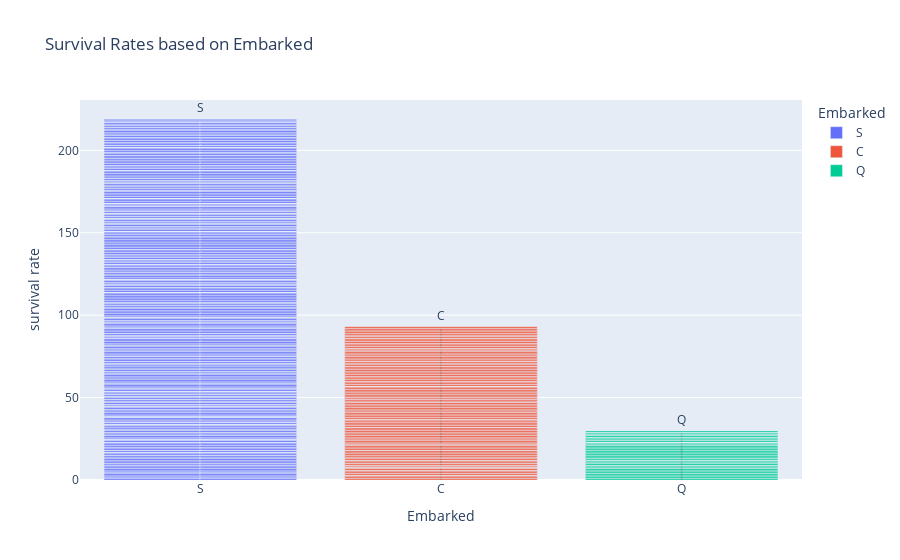
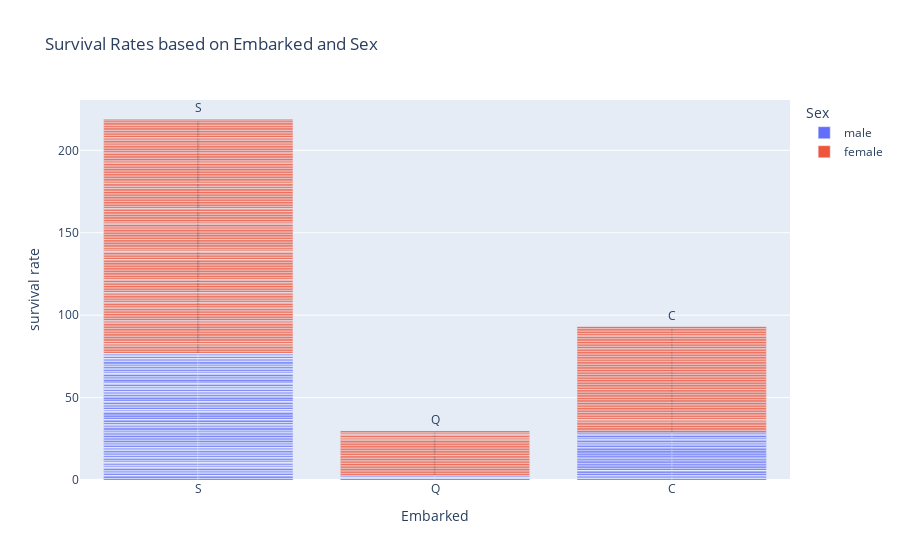

Source (notebook cell) for these figures, in order:
### Code cell
fig3=px.bar(titanic_data,x='Embarked',y='Survived',title="Survival Rates based on Embarked",labels={'Survived':"survival rate"},color="Embarked",text="Embarked")
fig4=px.bar(titanic_data,x='Embarked',y='Survived',title="Survival Rates based on Embarked and Sex",labels={'Survived':"survival rate"},color="Sex",text="Embarked")
fig3.show()
fig4.show()

### Figure 1 — Plotly figure (JSON) as saved in the notebook; plotly's stock layout.template omitted (floating-point values rounded to 4 significant figures; data arrays with more than 128 entries replaced by an {"elided": "..."} marker saying what was removed)
{"data": [{"alignmentgroup": "True", "hovertemplate": "Embarked=%{text}<br>survival rate=%{y}<extra></extra>", "legendgroup": "S", "marker": {"color": "#636efa", "pattern": {"shape": ""}}, "name": "S", "offsetgroup": "S", "orientation": "v", "showlegend": true, "text": {"elided": "646 str values"}, "textposition": "auto", "type": "bar", "x": {"elided": "646 str values"}, "xaxis": "x", "y": {"elided": "646 int values"}, "yaxis": "y"}, {"alignmentgroup": "True", "hovertemplate": "Embarked=%{text}<br>survival rate=%{y}<extra></extra>", "legendgroup": "C", "marker": {"color": "#EF553B", "pattern": {"shape": ""}}, "name": "C", "offsetgroup": "C", "orientation": "v", "showlegend": true, "text": {"elided": "168 str values"}, "textposition": "auto", "type": "bar", "x": {"elided": "168 str values"}, "xaxis": "x", "y": {"elided": "168 int values"}, "yaxis": "y"}, {"alignmentgroup": "True", "hovertemplate": "Embarked=%{text}<br>survival rate=%{y}<extra></extra>", "legendgroup": "Q", "marker": {"color": "#00cc96", "pattern": {"shape": ""}}, "name": "Q", "offsetgroup": "Q", "orientation": "v", "showlegend": true, "text": ["Q", "Q", "Q", "Q", "Q", "Q", "Q", "Q", "Q", "Q", "Q", "Q", "Q", "Q", "Q", "Q", "Q", "Q", "Q", "Q", "Q", "Q", "Q", "Q", "Q", "Q", "Q", "Q", "Q", "Q", "Q", "Q", "Q", "Q", "Q", "Q", "Q", "Q", "Q", "Q", "Q", "Q", "Q", "Q", "Q", "Q", "Q", "Q", "Q", "Q", "Q", "Q", "Q", "Q", "Q", "Q", "Q", "Q", "Q", "Q", "Q", "Q", "Q", "Q", "Q", "Q", "Q", "Q", "Q", "Q", "Q", "Q", "Q", "Q", "Q", "Q", "Q"], "textposition": "auto", "type": "bar", "x": ["Q", "Q", "Q", "Q", "Q", "Q", "Q", "Q", "Q", "Q", "Q", "Q", "Q", "Q", "Q", "Q", "Q", "Q", "Q", "Q", "Q", "Q", "Q", "Q", "Q", "Q", "Q", "Q", "Q", "Q", "Q", "Q", "Q", "Q", "Q", "Q", "Q", "Q", "Q", "Q", "Q", "Q", "Q", "Q", "Q", "Q", "Q", "Q", "Q", "Q", "Q", "Q", "Q", "Q", "Q", "Q", "Q", "Q", "Q", "Q", "Q", "Q", "Q", "Q", "Q", "Q", "Q", "Q", "Q", "Q", "Q", "Q", "Q", "Q", "Q", "Q", "Q"], "xaxis": "x", "y": [0, 0, 1, 1, 1, 1, 0, 1, 1, 1, 0, 0, 0, 1, 0, 1, 0, 0, 1, 1, 0, 1, 0, 0, 0, 1, 0, 0, 1, 1, 1, 1, 1, 1, 1, 1, 0, 1, 0, 0, 1, 0, 0, 0, 0, 0, 0, 1, 0, 0, 0, 0, 1, 0, 1, 0, 0, 0, 1, 0, 0, 0, 1, 0, 0, 1, 0, 0, 0, 0, 0, 0, 0, 0, 1, 0, 0], "yaxis": "y"}], "layout": {"barmode": "relative", "legend": {"title": {"text": "Embarked"}, "tracegroupgap": 0}, "title": {"text": "Survival Rates based on Embarked"}, "xaxis": {"anchor": "y", "categoryarray": ["S", "C", "Q"], "categoryorder": "array", "domain": [0, 1], "title": {"text": "Embarked"}}, "yaxis": {"anchor": "x", "domain": [0, 1], "title": {"text": "survival rate"}}}}

### Figure 2 — Plotly figure (JSON) as saved in the notebook; plotly's stock layout.template omitted (floating-point values rounded to 4 significant figures; data arrays with more than 128 entries replaced by an {"elided": "..."} marker saying what was removed)
{"data": [{"alignmentgroup": "True", "hovertemplate": "Sex=male<br>Embarked=%{text}<br>survival rate=%{y}<extra></extra>", "legendgroup": "male", "marker": {"color": "#636efa", "pattern": {"shape": ""}}, "name": "male", "offsetgroup": "male", "orientation": "v", "showlegend": true, "text": {"elided": "577 str values"}, "textposition": "auto", "type": "bar", "x": {"elided": "577 str values"}, "xaxis": "x", "y": {"elided": "577 int values"}, "yaxis": "y"}, {"alignmentgroup": "True", "hovertemplate": "Sex=female<br>Embarked=%{text}<br>survival rate=%{y}<extra></extra>", "legendgroup": "female", "marker": {"color": "#EF553B", "pattern": {"shape": ""}}, "name": "female", "offsetgroup": "female", "orientation": "v", "showlegend": true, "text": {"elided": "314 str values"}, "textposition": "auto", "type": "bar", "x": {"elided": "314 str values"}, "xaxis": "x", "y": {"elided": "314 int values"}, "yaxis": "y"}], "layout": {"barmode": "relative", "legend": {"title": {"text": "Sex"}, "tracegroupgap": 0}, "title": {"text": "Survival Rates based on Embarked and Sex"}, "xaxis": {"anchor": "y", "domain": [0, 1], "title": {"text": "Embarked"}}, "yaxis": {"anchor": "x", "domain": [0, 1], "title": {"text": "survival rate"}}}}
